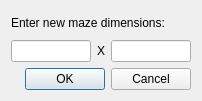
<?xml version="1.0" encoding="UTF-8"?>
<ui version="4.0">
 <class>Dialog</class>
 <widget class="QDialog" name="Dialog">
  <property name="windowModality">
   <enum>Qt::ApplicationModal</enum>
  </property>
  <property name="geometry">
   <rect>
    <x>0</x>
    <y>0</y>
    <width>202</width>
    <height>101</height>
   </rect>
  </property>
  <property name="windowTitle">
   <string>New Maze Dimensions</string>
  </property>
  <property name="modal">
   <bool>true</bool>
  </property>
  <layout class="QGridLayout" name="gridLayout">
   <item row="0" column="0" colspan="3">
    <widget class="QLabel" name="label">
     <property name="text">
      <string>Enter new maze dimensions:</string>
     </property>
    </widget>
   </item>
   <item row="1" column="0">
    <widget class="QLineEdit" name="rows"/>
   </item>
   <item row="1" column="1">
    <widget class="QLabel" name="times">
     <property name="text">
      <string>X</string>
     </property>
    </widget>
   </item>
   <item row="1" column="2">
    <widget class="QLineEdit" name="columns"/>
   </item>
   <item row="2" column="0" colspan="3">
    <widget class="QDialogButtonBox" name="buttonBox">
     <property name="orientation">
      <enum>Qt::Horizontal</enum>
     </property>
     <property name="standardButtons">
      <set>QDialogButtonBox::Cancel|QDialogButtonBox::Ok</set>
     </property>
    </widget>
   </item>
  </layout>
 </widget>
 <resources/>
 <connections>
  <connection>
   <sender>buttonBox</sender>
   <signal>accepted()</signal>
   <receiver>Dialog</receiver>
   <slot>accept()</slot>
   <hints>
    <hint type="sourcelabel">
     <x>248</x>
     <y>254</y>
    </hint>
    <hint type="destinationlabel">
     <x>157</x>
     <y>274</y>
    </hint>
   </hints>
  </connection>
  <connection>
   <sender>buttonBox</sender>
   <signal>rejected()</signal>
   <receiver>Dialog</receiver>
   <slot>reject()</slot>
   <hints>
    <hint type="sourcelabel">
     <x>316</x>
     <y>260</y>
    </hint>
    <hint type="destinationlabel">
     <x>286</x>
     <y>274</y>
    </hint>
   </hints>
  </connection>
 </connections>
</ui>
